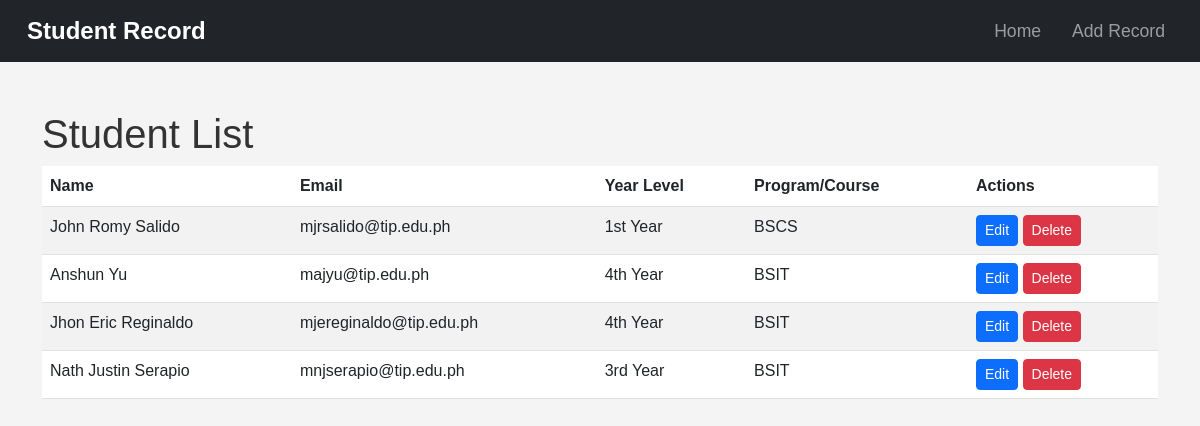
Before: / with the older database file.
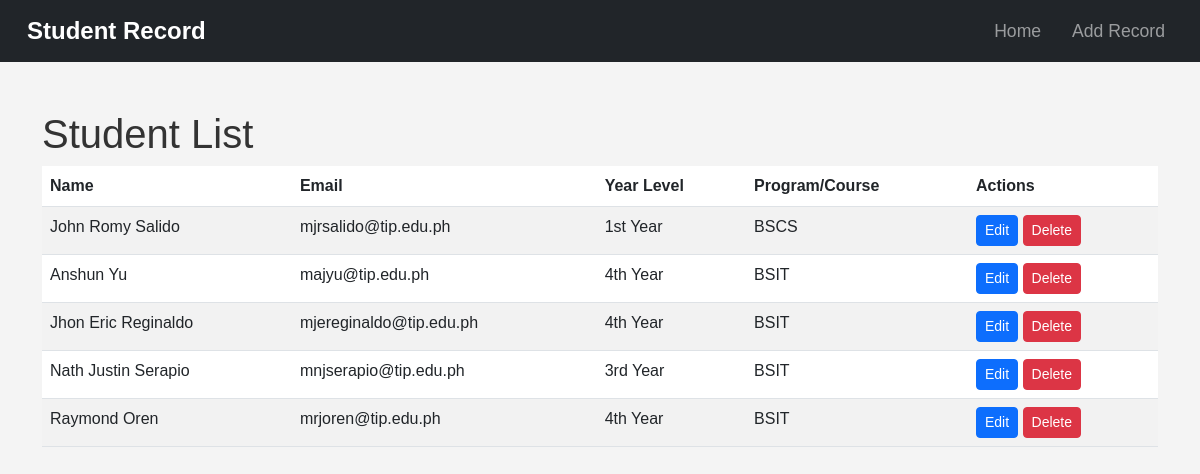
After: the same page with the newer database file.
### myapp/models.py (models this page shows, shortened)
class Student(models.Model):
    YEAR_LEVEL_CHOICES = [
        ('1', '1st Year'),
        ('2', '2nd Year'),
        ('3', '3rd Year'),
        ('4', '4th Year'),
    ]
    name = models.CharField(max_length=100)
    address = models.TextField()
    year_level = models.CharField(max_length=1, choices=YEAR_LEVEL_CHOICES)
    program_course = models.CharField(max_length=100)
    email = models.EmailField(unique=True)

### myapp/views.py (the view)
# urls.py: path('', views.student_list, name='student_list'),  # List students
def student_list(request):
    students = Student.objects.all()
    return render(request, 'student_list.html', {'students': students})

### myapp/templates/student_list.html (shortened to what this page needs)
<!DOCTYPE html>
<html lang="en">
<head>
    <link href="https://cdn.jsdelivr.net/npm/bootstrap@5.3.0-alpha1/dist/css/bootstrap.min.css" rel="stylesheet">
</head>
<body>
    <nav class="navbar navbar-expand-lg navbar-dark bg-dark">
        <div class="container-fluid">
            <a class="navbar-brand" href="#">Student Record</a>
            <div class="collapse navbar-collapse justify-content-end">
                <ul class="navbar-nav">
                    <li class="nav-item">
                        <a class="nav-link" href="{% url 'student_list' %}">Home</a>
                    </li>
                    <li class="nav-item">
                        <a class="nav-link" href="{% url 'student_create' %}">Add Record</a>
                    </li>
                </ul>
            </div>
        </div>
    </nav>
    <div class="container mt-5">
        <h1>Student List</h1>
        <table class="table table-striped">
            <thead>
                <tr>
                    <th>Name</th>
                    <th>Email</th>
                    <th>Year Level</th>
                    <th>Program/Course</th>
                    <th>Actions</th>
                </tr>
            </thead>
            <tbody>
                {% for student in students %}
                <tr>
                    <td>{{ student.name }}</td>
                    <td>{{ student.email }}</td>
                    <td>{{ student.get_year_level_display }}</td>
                    <td>{{ student.program_course }}</td>
                    <td>
                        <a href="{% url 'student_update' student.pk %}" class="btn btn-primary btn-sm">Edit</a>
                        <a href="{% url 'student_delete' student.pk %}" class="btn btn-danger btn-sm">Delete</a>
                    </td>
                </tr>
                {% endfor %}
            </tbody>
        </table>
    </div>
</body>
</html>

### myapp/templates/student_list.html (style rules this page uses)
* { margin: 0; padding: 0; box-sizing: border-box; }
body { font-family: Arial, sans-serif; background-color: #f4f4f4; color: #333; }
.navbar-brand { font-weight: bold; font-size: 1.5rem; }
.navbar-nav .nav-link { font-size: 1.1rem; margin-right: 15px; }
nav a { color: #fff; text-decoration: none; padding: 8px 15px; border-radius: 5px; transition: background-color 0.3s; }

Changed rows visible on the page:
added Student: name "Raymond Oren", email "mrjoren@tip.edu.ph", year_level "4th Year", program_course "BSIT"
